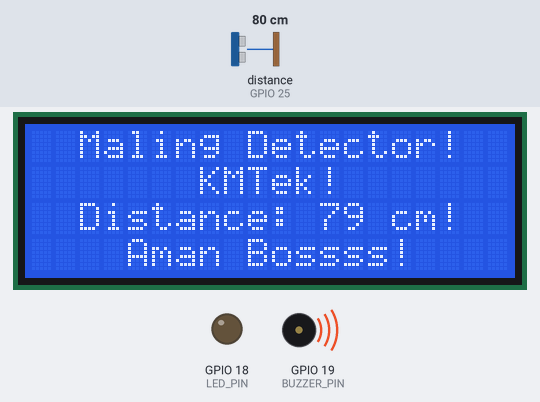
Bench run of a sketch on a simulated ESP32. On the bench: 20×4 character LCD, output pins drawn as LEDs (lit = HIGH), buzzer (waves = sounding, pin HIGH). Wiring (inferred from the names in the program): ultrasonic range finder: trigger GPIO 26; echo GPIO 25. The inputs (shaded band) are chosen by the test bench; at power-on: distance to the obstacle (sensor on GPIO 25) 80 cm. The echo pulse lasts 58.3 µs per cm; pins used as bus, display or sensor lines are not drawn; what the sketch prints to the serial monitor is not drawn.

Above: at 1.2 s.
1.3 s: distance to the obstacle (sensor on GPIO 25) set to 55 cm
At 3.3 s:
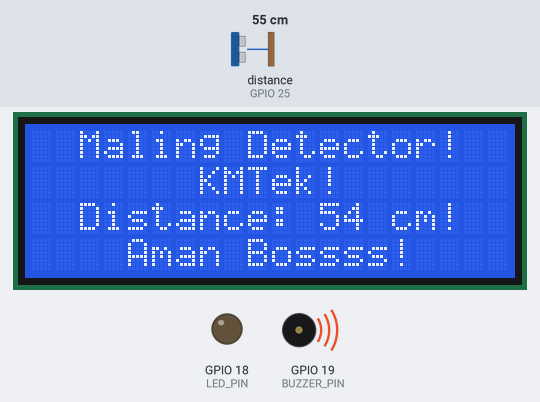
3.6 s: distance to the obstacle (sensor on GPIO 25) set to 47 cm
At 5.0 s:
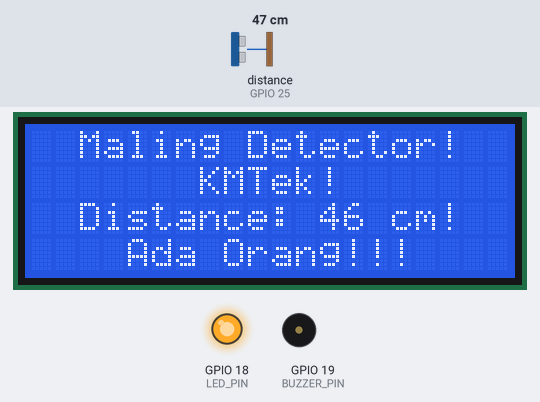
5.7 s: distance to the obstacle (sensor on GPIO 25) set to 2 cm
At 9.9 s:
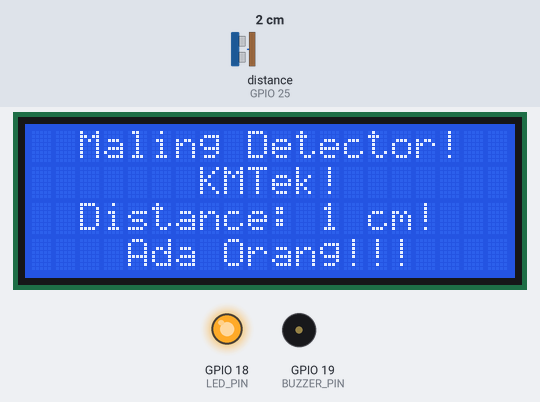
Timing chart, 0 to 11.4 s (numbered marks = the images above; inputs shaded):
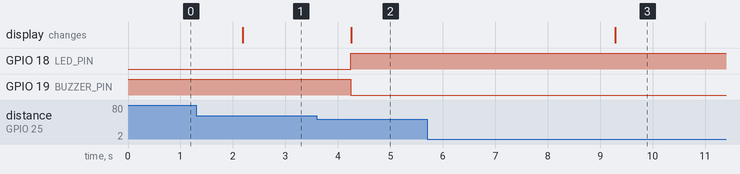

Measured:
- the behaviour switches between 51 and 50 cm on distance to the obstacle (sensor on GPIO 25) (found by bisection; images 1 and 2)
- after the input at 1.3 s, the display: changes after 0.89 s (image 1)
- after the input at 3.6 s, GPIO 18 (LED_PIN): LOW → HIGH after 0.64 s; GPIO 19 (BUZZER_PIN): HIGH → LOW after 0.64 s; the display: changes after 0.66 s (image 2)
- after the input at 5.7 s, the display: changes after 3.6 s (image 3)

The sketch:

Mappi32_Burglar_Detector.ino
```cpp
       /* Burglar Detector Using Mappi32 */
      // @diazkibidi // Raffi Diaz Pratama //

#include <Wire.h>
#include <LiquidCrystal_I2C.h>

#define TRIG_PIN 26
#define ECHO_PIN 25
#define BUZZER_PIN 19
#define LED_PIN 18
#define DISTANCE_THRESHOLD 50

LiquidCrystal_I2C lcd(0x27, 20, 4);

void setup() {
  Serial.begin(9600);


  pinMode(TRIG_PIN, OUTPUT);
  pinMode(ECHO_PIN, INPUT);
  pinMode(BUZZER_PIN, OUTPUT);
  pinMode(LED_PIN, OUTPUT);

  digitalWrite(BUZZER_PIN, HIGH);
  digitalWrite(LED_PIN, LOW);

  lcd.init();
  lcd.backlight();
  lcd.setCursor(2, 0);
  lcd.print("Maling Detector!");
  lcd.setCursor(7, 1);
  lcd.print("KMTek!");

  Serial.println("Home Security System Armed");
}

long getDistance() {
  digitalWrite(TRIG_PIN, LOW);
  delayMicroseconds(2);
  digitalWrite(TRIG_PIN, HIGH);
  delayMicroseconds(10);
  digitalWrite(TRIG_PIN, LOW);

  long duration = pulseIn(ECHO_PIN, HIGH);
  long distance = duration * 0.034 / 2;

  return distance;
}

void loop() {
  long distance = getDistance();
  Serial.print("Distance: ");
  Serial.print(distance);
  Serial.println(" cm");

  lcd.setCursor(2, 2);
  lcd.print("Distance: ");
  lcd.print(distance);
  lcd.print(" cm!   ");

  if (distance > 0 && distance < DISTANCE_THRESHOLD) {
    digitalWrite(BUZZER_PIN, LOW);
    digitalWrite(LED_PIN, HIGH);
    Serial.println("ALERT! Motion Detected!");

    lcd.setCursor(4, 3);
    lcd.print("Ada Orang!!!");

    delay(5000);
  } else {

    digitalWrite(BUZZER_PIN, HIGH);
    digitalWrite(LED_PIN, LOW);
    Serial.println("Aman Bossss");

    lcd.setCursor(4, 3);
    lcd.print("Aman Bossss!");

    delay(1000);
  }
}
```
